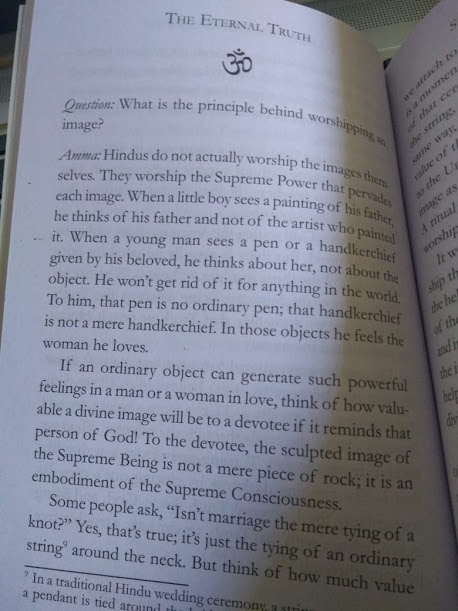
#> input picture Adaptive+Gaussian Thresholding/page.jpg, 458 x 611 px
$ python adaptive_thr.py
#> lines starting #> are read from the running program, lines starting #| are printed output that depends on the picture; after the words box and inside, x2 and y2 are one past the last pixel; in counts of white or black regions, pixels touching at a corner belong together
import cv2
import numpy as np

img = cv2.imread('page.jpg', cv2.IMREAD_GRAYSCALE)
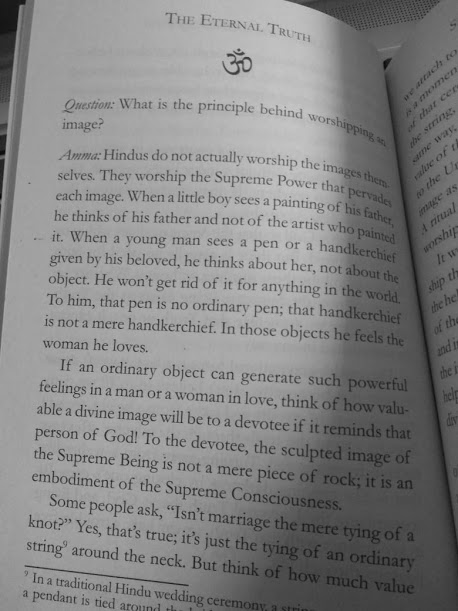
#> img: shape (611, 458); min 5, max 204, mean 131
cv2.imshow('gray', img)

blur = cv2.GaussianBlur(img,(5,5),0)
cv2.imshow('blur', blur)

ret,th1 = cv2.threshold(blur,150,255,cv2.THRESH_BINARY)
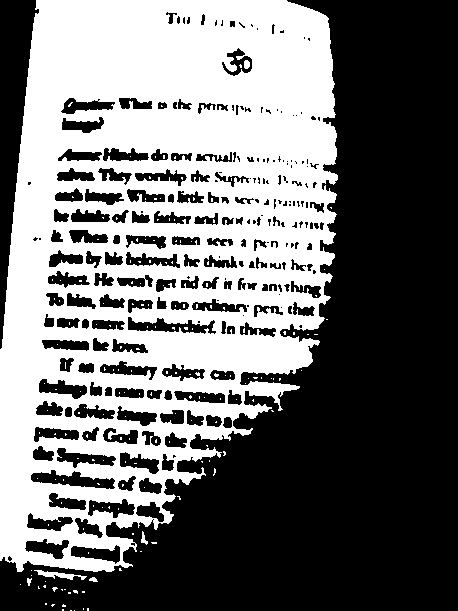
#> th1: shape (611, 458); 44.7% white; 181 white regions (175 under 20 px), largest, box (x1, y1, x2, y2) and area: (0, 0, 338, 572) 124069, (34, 570, 87, 580) 207, (244, 60, 250, 69) 46, (141, 531, 148, 545) 46, (89, 577, 98, 582) 30, (27, 578, 32, 586) 26
cv2.imshow('Global', th1)
cv2.imwrite('Global.jpg',th1)


th2 = cv2.adaptiveThreshold(blur,255,cv2.ADAPTIVE_THRESH_MEAN_C,cv2.THRESH_BINARY,11,2)
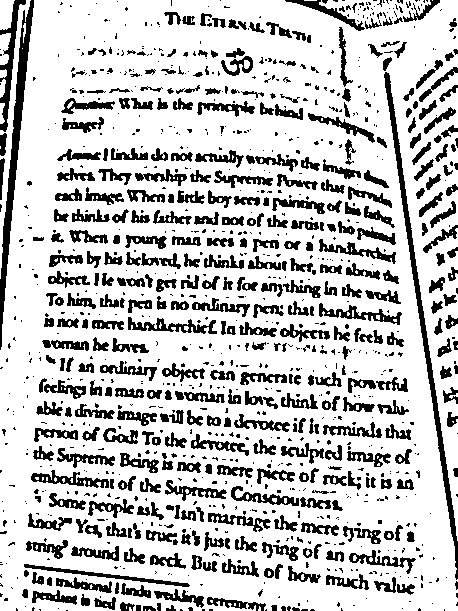
#> th2: shape (611, 458); 77.1% white; 1126 black regions (726 under 20 px), largest, box (x1, y1, x2, y2) and area: (384, 72, 458, 580) 2544, (0, 0, 34, 350) 2312, (0, 0, 26, 132) 896
cv2.imshow('Adaptive Mean', th2)
cv2.imwrite('AM.jpg',th2)


th3 = cv2.adaptiveThreshold(blur,255,cv2.ADAPTIVE_THRESH_GAUSSIAN_C,cv2.THRESH_BINARY,11,2)
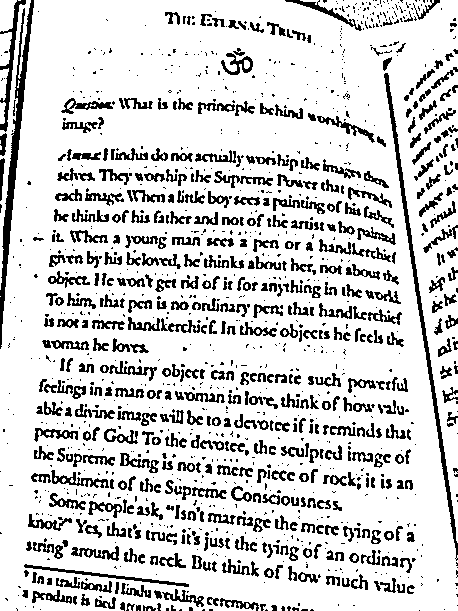
#> th3: shape (611, 458); 81.7% white; 1345 black regions (812 under 20 px), largest, box (x1, y1, x2, y2) and area: (0, 0, 34, 349) 2101, (384, 73, 458, 561) 1936, (0, 0, 26, 132) 672
cv2.imshow('Adaptive Gaussian', th3)
cv2.imwrite('AG.jpg',th3)
cv2.waitKey(0)
cv2.destroyAllWindows()
